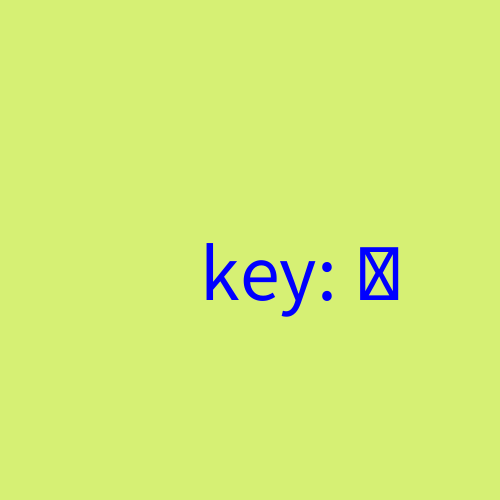
Frame 1 (no input)
Frame 60 (the mouse pressed at the canvas centre just before this capture): identical to frame 1, image omitted
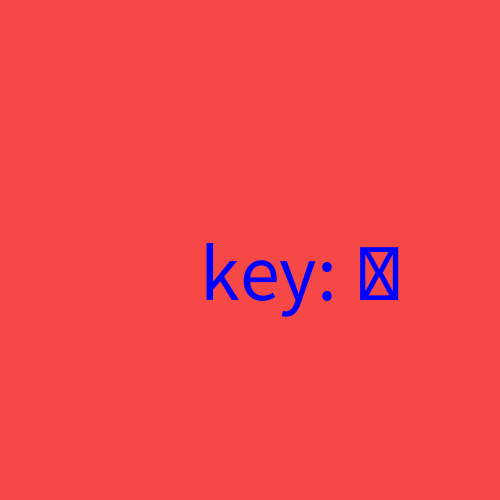
Frame 120 (the mouse held since frame 60 and released just before this capture)

The Processing sketch that drew these frames (run headless with seeded random() and noise(); from frame 60 on, the mouse is pressed at the canvas centre):

// Processing sketch: week02_1
// ── week02_1.pde
// week02_1
void setup(){
  size(500, 500);
}

void draw(){
  if(mousePressed) background(#F74848);
  else background(#D6f074);
  fill(0, 0, 255);
  textSize(80);
  text("key: " + key, 200, 300);
}
